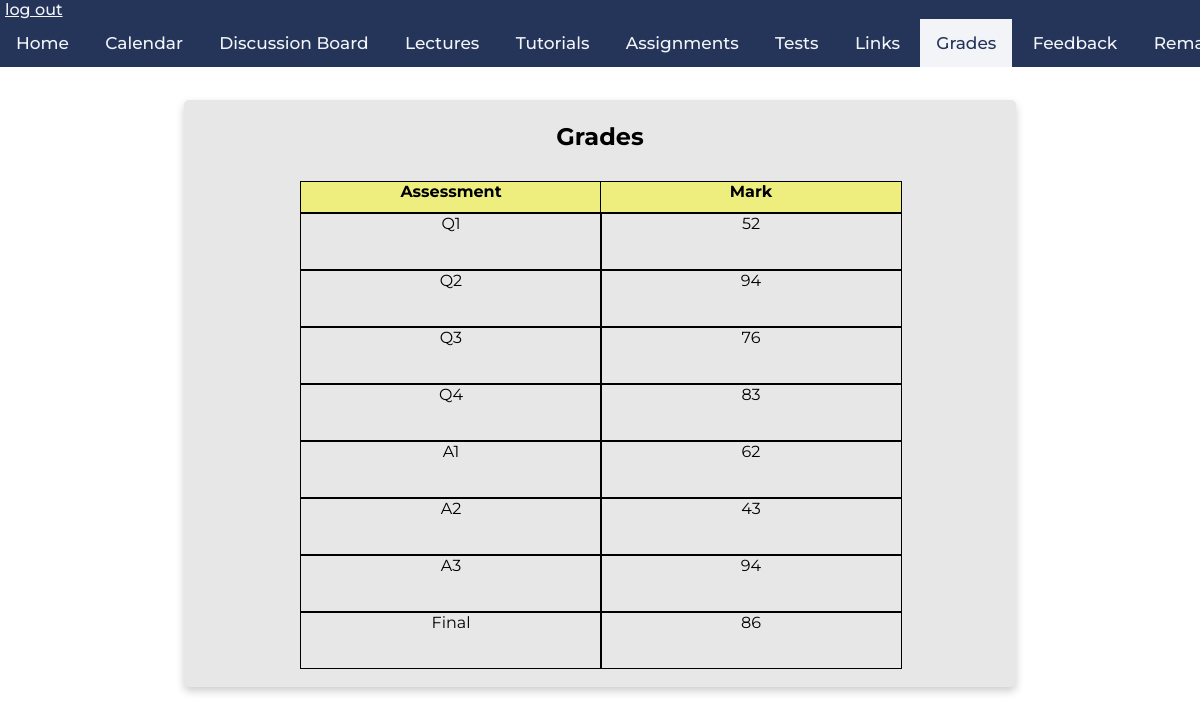
Page /grades (signed in) on the committed database.
### tables this page shows
CREATE TABLE marks(
	username VARCHAR(256) NOT NULL,
	mark_id VARCHAR(256) NOT NULL,
	mark INTEGER NOT NULL,
	FOREIGN KEY(username) REFERENCES students(username),
	CHECK (mark_id IN ('Q1', 'Q2', 'Q3', 'Q4', 'A1', 'A2', 'A3', 'Final')),
	CHECK (mark > -1 and mark <101)
	);

### app.py (the view, shortened to what this page needs)
@app.route('/grades')
def retrieveGrades():
	if 'username' in session:
		student_session = session.get('student')
		instructor_session = session.get('instructor')
		db = get_db()
		db.row_factory = make_dicts
		if student_session:
			student_grades = query_db(
				"SELECT mark_id, mark FROM marks WHERE username = ?",[session['username']] , one=False)
			db.close()
			return render_template("grades.html", student_grades = student_grades)
	return render_template("grades.html")

### app.py (called while the page is built)
def get_db():
    db = getattr(g, '_database', None)
    if db is None:
        db = g._database = sqlite3.connect(DATABASE)
    return db

def make_dicts(cursor, row):
    return dict((cursor.description[idx][0], value)
                for idx, value in enumerate(row))

def query_db(query, args=(), one=False):
    cur = get_db().execute(query, args)
    rv = cur.fetchall()
    cur.close()
    return (rv[0] if rv else None) if one else rv

@app.teardown_appcontext
def close_connection(exception):
    db = getattr(g, '_database', None)
    if db is not None:
        db.close()

### templates/grades.html (shortened to what this page needs)
<!DOCTYPE html>
<html>
    <head>
        <link rel="stylesheet" href="../static/css/main.css" />
        <link rel="stylesheet" href="../static/css/grades.css" />
        <link rel="stylesheet" href="../static/css/navbar_footer.css" />
    </head>
    <body>
        <div class="navbar">
            <a class="logout" href="./logout">log out</a>
            <div class="links">
                <a href="./">Home</a>
                <a href="./calendar">Calendar</a>
                <a href="https://piazza.com/class/kk052lckppx73x" target="_blank">Discussion Board</a>
                <a href="./lectures">Lectures</a>
                <a href="./tutorials">Tutorials</a>
                <a href="./assignments">Assignments</a>
                <a href="./tests">Tests</a>
                <a href="./links">Links</a>
                <a href="./grades" class="active-page" >Grades</a>
                <a href="./feedback">Feedback</a>
                <a href="./remark">Remark Request</a>
            </div>
        </div>
        {% if session['student'] %}
        <div class='Box'>
                <h2>Grades</h2>
                <div class="table">
                        <div class="column">
                            <div class="headerrow">Assessment</div>
                            {% for grades in student_grades %}
                            <div class="row">{{grades['mark_id']}}</div>
                            {% endfor %}
                        </div>
                        <div class="column">
                                <div class="headerrow">Mark</div>
                            {% for grades in student_grades %}
                            <div class="row">{{grades['mark']}}</div>
                            {% endfor %}
                        </div>
                </div>
        </div>
        {% endif %}
    </body>

### static/css/main.css (style rules this page uses)
html { font-family: 'Montserrat', sans-serif; }
body { height:100vh; margin: 0px; display:flex; flex-direction:column; text-align: center; }
.Box { background-color: rgb(231, 231, 231); display: flex; flex-direction: column; flex-grow: 1; margin:0px auto; margin-bottom: 12px; box-shadow: 0 4px 8px 0 rgba(0, 0, 0, 0.2); transition: 0.3s; border-radius: 5px; padding: 2px 16px; text-align: center; justify-content: center; align-items: center; width: 800px; }

### static/css/grades.css (style rules this page uses)
.Box { flex-grow: 0; margin-top: 100px; margin-bottom: 50px; }
.table { display: flex; margin: auto; margin-top: 10px; width: 75%; }
.column { margin-bottom: 1em; width: 100%; }
.row { border: 1px black solid; height: 55px; margin: auto; width: 100%; text-align: center; padding: 0 0; }
.headerrow { border: 1px black solid; height: 30px; margin: auto; width: 100%; text-align: center; padding: 0 0; font-weight: bold; background-color: rgb(238, 238, 127); }

### static/css/navbar_footer.css (style rules this page uses)
.navbar { background-color: #25355A; overflow: auto; white-space: nowrap; position: fixed; top: 0; font-weight: 500; width: 100%; margin-left: 0px; text-align: left; }
.logout { padding-left: 5px; padding-bottom: 5px; color:#F2F4F7 }
.links { text-align: center; }
.links a { display: inline-block; color: #F2F4F7; text-align: center; padding: 14px 16px; text-decoration: none; font-size: 17px; }
.links a.active-page { background-color: #F2F4F7; color: #25355A; }

### rows in the picture
marks: mark_id "Q1", mark "52"
marks: mark_id "Q2", mark "94"
marks: mark_id "Q3", mark "76"
marks: mark_id "Q4", mark "83"
marks: mark_id "A1", mark "62"
marks: mark_id "A2", mark "43"
marks: mark_id "A3", mark "94"
marks: mark_id "Final", mark "86"
